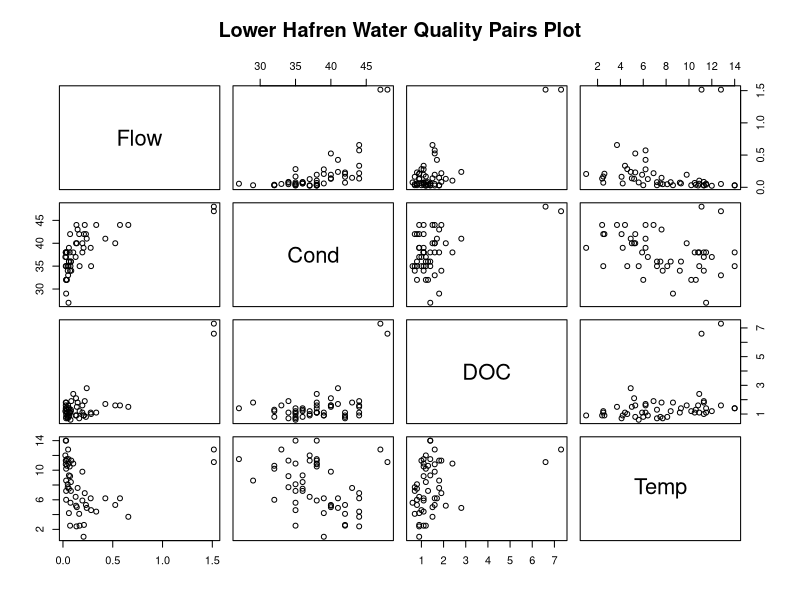
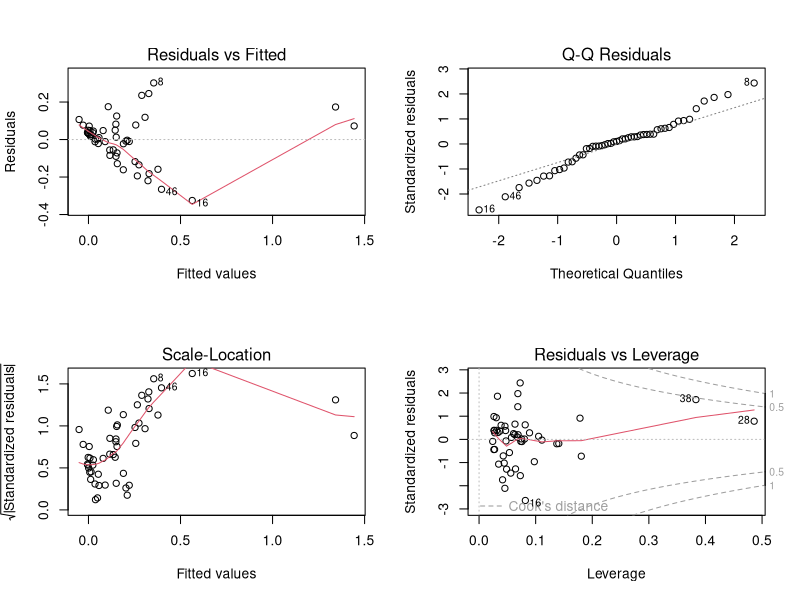

Here is the R script that generated these plots, in order:
# ==============================================================================
# Project: ESG & Water Quality Analysis (Lower Hafren River)
# Description: Multiple linear regression and residual diagnostics modelling 
#              Dissolved Organic Carbon (DOC) against flow, conductivity, and temp.
# ==============================================================================

# 1. Setup and Data Import -----------------------------------------------------
options(scipen = 999)
haf <- read.csv("LowerHafren.csv", stringsAsFactors = T)

# 2. Exploratory Data Analysis -------------------------------------------------
pairs(haf, main = "Lower Hafren Water Quality Pairs Plot")
summary(haf)

# 3. Multiple Linear Regression Modelling --------------------------------------
# Simple baseline model
haf_simple <- lm(haf$DOC ~ haf$Flow)
summary(haf_simple)
# Maximal Model: DOC as a function of Flow, Conductivity, and Temperature
haf.max <- lm(haf$Flow ~ haf$DOC + haf $Cond + haf$Temp)
summary(haf.max)

# 4. Model Diagnostics ---------------------------------------------------------
# Evaluate the health of the model residuals
par(mfrow = c(2, 2))
plot(haf.max)
